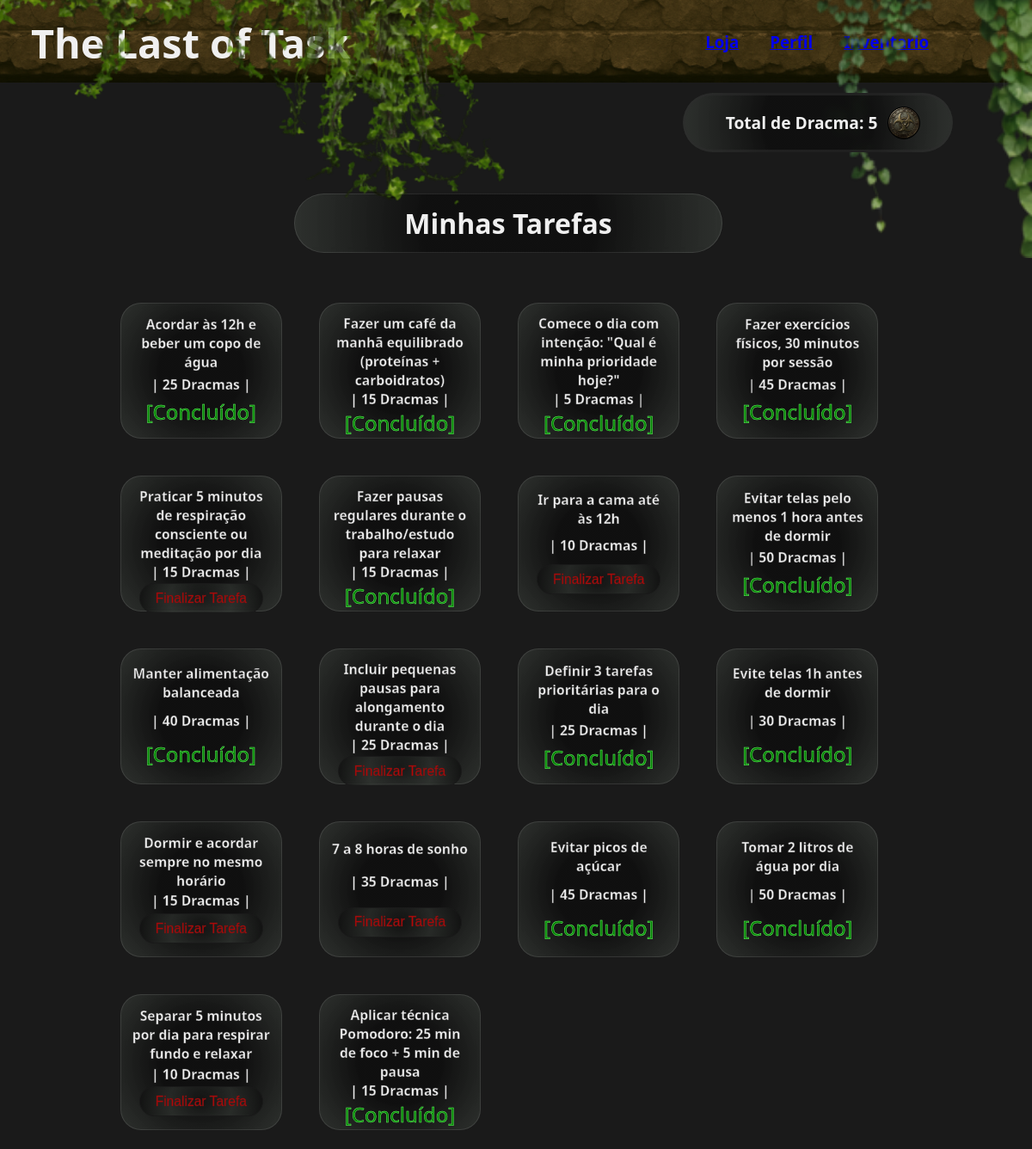
Screenshot of /menu (signed in) with the database file from the repository.
### banco_de_dados/models.py (models this page shows)
class Task(Base):
    __tablename__ = 'task'
    task_id = Column(Integer, primary_key=True, autoincrement=True)
    user_id = Column(Integer, ForeignKey('user.user_id'), nullable=False)
    titulo = Column(String(100), nullable=False)
    pilulas_recompensa = Column(Integer, nullable=False)
    concluido = Column(Boolean, default=False)
    user = relationship('User', back_populates='tasks')
    user_tasks = relationship('UserTasks', back_populates='task')

### app.py (the view)
@app.route('/menu')
@login_required
def menu():
    reiniciarTask()
    db_session = DB_Session()
    try:
        user_id = session['user_id']
        user = db_session.query(User).get(user_id)
        pilulas = user.pilulas if user else 0
        tasks = db_session.query(Task).filter(Task.user_id.is_(user_id)).all()
    finally:
        db_session.close()
    return render_template('index.html', tarefas=tasks, pilulas_totais=pilulas)

### app.py (called while the page is built)
def login_required(f): #recebe outra funcao como parametro, por exemplo a rota index
    @wraps(f) #mantem o nome e a documentação da função original
    def decorated_function(*args, **kwargs):
        if 'user_id' not in session:
            flash("Você precisa estar logado.")
            return redirect(url_for('login')) # se nao tiver logado, irar impedir o acesso do usario a aqla pagina
        return f(*args, **kwargs) #se logado, execulta a funcao normalmente
    return decorated_function

### banco_de_dados/services.py (called while the page is built, shortened)
def reiniciarTask():
    db_session = DB_Session()
    try:
        controle = db_session.query(ControleReset).first()
        hoje = date.today()
        if controle.data_ultima_reset != hoje:
            db_session.query(Task).update({Task.concluido: False})
            controle.data_ultima_reset = hoje
            db_session.commit()
    finally:
        db_session.close()

### templates/index.html (shortened to what this page needs)
<!doctype html>
<html lang="en">
<head>
    <link rel="stylesheet" href="{{ url_for('static', filename='style.css') }}">
</head>
<body id="body_index">
    <header id="menu_bar">
        <div class="titulo-container">
            <h1>The Last of Task</h1>
            <img src="{{ url_for('static', filename='imagens/cipo2.png') }}" alt="folhagem" class="cipo-decorativo1">
        </div>
        <div id="menu_bar2">
            <h3 id="menu-l-1"><a href="{{url_for('loja')}}">Loja</a></h3>
            <h3 id="menu-l-2"><a href="{{url_for('status')}}">Perfil</a></h3>
            <h3 id="menu-l-3"><a href="{{url_for('inventario')}}">Inventario</a></h3>
            <img src="{{ url_for('static', filename='imagens/cipo1.png') }}" alt="folhagem" class="cipo-decorativo2">
        </div>
    </header>
    <main id="main_conteiner">
        <div id="saldo">
            <h1>Total de Dracma: {{ pilulas_totais  }}</h1>
            <div class="img_money"></div>
        </div>
        <div id="d_tarefas">
            <h1>Minhas Tarefas</h1>
                <ul id="ul_tarefas">
                    {% for tarefa in tarefas %}
                        <li id="li_tarefas">
                            <strong>{{ tarefa.titulo }}</strong>
                            <strong>| {{ tarefa.pilulas_recompensa }} Dracmas |</strong>
                            {% if tarefa.concluido %}
                                <span>[Concluído]</span>
                            {% else %}
                                <form action="{{ url_for('concluirTarefa', task_id=tarefa.task_id) }}" method="post" style="display:inline;">
                                    <button class="b_tarefas" type="submit">Finalizar Tarefa</button>
                                </form>
                            {% endif %}
                        </li>
                    {% else %}
                        <h1>Por favor, reponda o formulario para que possamos oderecer a melhor rotina possivel para voce</h1>
                        <h3><a href="{{url_for('coletarDados')}}">Coleta de dados</a></h3>
                    {% endfor %}
                </ul>
        </div>
    </main>
</body>
</html>

### static/style.css (style rules this page uses)
* { margin: 0; }
#menu_bar { padding: 1vw 0 1vw 0; display: flex; flex-direction:row; align-items: center; background-image: url(/static/imagens/menu.png); background-repeat: repeat; background-size: 35% 100%; width: 100%; height: 6vw; }
#menu_bar2, #menu_bar3 { position: relative; padding: 2vw 0 2vw 0; display: flex; flex-direction:row; align-items: center; justify-content: flex-end; margin: 0; padding-right: 10vw; }
#menu_bar2 { width: 60%; height: 100%; }
.titulo-container { display: flex; justify-content: center; align-items: center; width: 40%; height: 100%; position: relative; display: inline-block; }
.titulo-container h1 { position: relative; font-size: 3.9vw; padding: 0.5vw 0 0 3vw; z-index: 1; }
.cipo-decorativo1, .cipo-decorativo2 { position: absolute; z-index: 2; pointer-events: none; }
.cipo-decorativo1 { top: -13vw; right: -13vw; width: 70vw; height: 39vw; opacity: 0.8; }
.cipo-decorativo2 { margin: 0; top: -9vw; right: 0; width: 35vw; height: 35vw; opacity: 0.89; }
#menu_bar h3 { margin-left: 3vw; }
#main_conteiner #saldo { background: radial-gradient( circle, rgba(15, 15, 15, 0.9) 40%, rgba(60, 65, 60, 0.6) 100% ); border: 3px solid rgba(46, 46, 46, 0.562); backdrop-filter: blur(4px); display: flex; align-items: center; justify-content: center; width: 25%; padding: 0.5vw; margin: 1vw 0vw 3vw 60vw; border-radius: 3vw 3vw; font-size: 0.8vw; z-index: 5; }
#main_conteiner #saldo h1 { margin: 1vw 1vw 1vw 1vw; }
#body_index { background-image: url(/static/imagens/full.png); background-size: cover; background-repeat: no-repeat; background-attachment: fixed; background-color: #1a1a1a; color: #f0f0f0; font-family: 'Segoe UI', sans-serif; width: 100%; height: 100%; }
#main_conteiner { display: flex; flex-direction: column; justify-content: flex-start; align-items: center; width: 98.5vw; height: 100vw; }
#main_conteiner #d_tarefas { display: flex; flex-direction: column; align-items: center; width: 80%; height: 110%; margin: 0vw 10vw 15vw 10vw; }
#main_conteiner #d_tarefas #ul_tarefas { display: flex; width: 100%; height: 100%; flex-wrap: wrap; padding-left: 0; }
#main_conteiner #d_tarefas h1 { background: radial-gradient( circle, rgba(15, 15, 15, 0.9) 40%, rgba(60, 65, 60, 0.6) 100% ); border: 1px solid rgba(255, 255, 255, 0.1); backdrop-filter: blur(4px); display: flex; justify-content: center; width: 50%; padding: 1vw; margin: 1vw 1vw 3vw 1vw; border-radius: 3vw 3vw; }
#main_conteiner #d_tarefas #li_tarefas { display: flex; flex-direction: column; align-items: center; justify-content: space-around; list-style: none; width: 13.5vw; height: 11vw; margin: 1.8vw; padding: 1vw 1vw 1vw 1vw; font-size: 1.3vw; background: radial-gradient( circle, rgba(15, 15, 15, 0.9) 40%, rgba(60, 65, 60, 0.6) 100% ); border: 1px solid rgba(255, 255, 255, 0.1); backdrop-filter: blur(4px); border-radius: 2vw 2vw; -webkit-text-stroke: 0.5px rgba(59, 59, 59, 0.911); }
#main_conteiner #d_tarefas #li_tarefas strong, span, button { text-align: center; }
.b_tarefas { display: flex; justify-content: center; align-items: center; margin: 0.2vw; width: 12vw; height: 2.9vw; font-size: 1.3vw; color: rgb(187, 7, 7); background: radial-gradient( circle, rgba(60, 65, 60, 0.1) 0%, rgba(60, 65, 60, 0.5) 50%, rgba(15, 15, 15, 0.8) 100% ); border: 1.5px solid rgb(0, 0, 0); backdrop-filter: blur(4px); border-radius: 2vw 2vw; -webkit-text-stroke: 0.5px rgba(109, 23, 23, 0.911); }
#main_conteiner #d_tarefas #li_tarefas span { text-align: center; font-size: 2vw; color: rgb(0, 128, 0); text-shadow: 5px 5px 5px solid rgb(0, 0, 0); -webkit-text-stroke: 0.5px rgb(113, 255, 108); }
.img_money { background-image: url(/static/imagens/money.png); background-position: 0vw 0vw; background-repeat: no-repeat; background-size: cover; overflow: hidden; width: 3vw; height: 3vw; border-radius: 100%; border: 1px solid rgb(0, 0, 0); }
button[type="submit"] { border: 1px solid #1a1a1a; border-radius: 2vw; cursor: pointer; }

### rows the page displays
Task: titulo "Acordar às 12h e beber um copo de água", pilulas_recompensa "25", concluido "[Concluído]"
Task: titulo "Fazer um café da manhã equilibrado (proteínas + carboidratos)", pilulas_recompensa "15", concluido "[Concluído]"
Task: titulo "Comece o dia com intenção: \"Qual é minha prioridade hoje?\"", pilulas_recompensa "5", concluido "[Concluído]"
Task: titulo "Fazer exercícios físicos, 30 minutos por sessão", pilulas_recompensa "45", concluido "[Concluído]"
Task: titulo "Praticar 5 minutos de respiração consciente ou meditação por dia", pilulas_recompensa "15"
Task: titulo "Fazer pausas regulares durante o trabalho/estudo para relaxar", pilulas_recompensa "15", concluido "[Concluído]"
Task: titulo "Ir para a cama até às 12h", pilulas_recompensa "10"
Task: titulo "Evitar telas pelo menos 1 hora antes de dormir", pilulas_recompensa "50", concluido "[Concluído]"
Task: titulo "Manter alimentação balanceada", pilulas_recompensa "40", concluido "[Concluído]"
Task: titulo "Incluir pequenas pausas para alongamento durante o dia", pilulas_recompensa "25"
Task: titulo "Definir 3 tarefas prioritárias para o dia", pilulas_recompensa "25", concluido "[Concluído]"
Task: titulo "Evite telas 1h antes de dormir", pilulas_recompensa "30", concluido "[Concluído]"
Task: titulo "Dormir e acordar sempre no mesmo horário", pilulas_recompensa "15"
Task: titulo "7 a 8 horas de sonho", pilulas_recompensa "35"
Task: titulo "Evitar picos de açúcar", pilulas_recompensa "45", concluido "[Concluído]"
Task: titulo "Tomar 2 litros de água por dia", pilulas_recompensa "50", concluido "[Concluído]"
Task: titulo "Separar 5 minutos por dia para respirar fundo e relaxar", pilulas_recompensa "10"
Task: titulo "Aplicar técnica Pomodoro: 25 min de foco + 5 min de pausa", pilulas_recompensa "15", concluido "[Concluído]"

### other values shown
{{ pilulas_totais }} "5"
